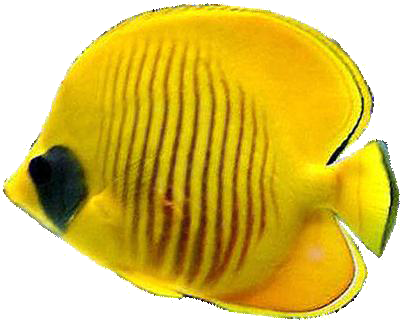
#> input picture sourceCode/DataSet/1/image/003.png, 404 x 324 px, found by its file name
$ python getSKTcentroid.py
#> lines starting #> are read from the running program, lines starting #| are printed output that depends on the picture; after the words box and inside, x2 and y2 are one past the last pixel; in counts of white or black regions, pixels touching at a corner belong together
# env : conda activate wearMask

from cmath import sqrt
import cv2
import numpy as np
import math
import time
import sys
from skimage.morphology import skeletonize
from shapely.geometry import LineString, Point, LinearRing, Polygon

image = cv2.imread('003.png', cv2.IMREAD_UNCHANGED)
#> image is the input picture: shape (324, 404, 4); mean B, G, R, A 88, 191.8, 216.3, 173.1
image = cv2.copyMakeBorder(image, 2, 2, 2, 2, cv2.BORDER_CONSTANT, value=[255,255,255, 0])
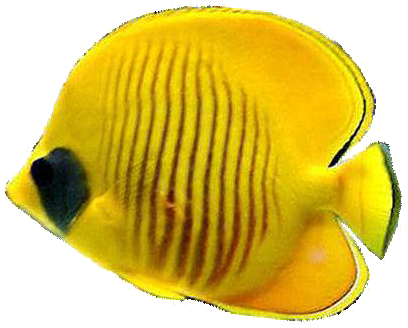
#> image: shape (328, 408, 4); mean B, G, R, A 91.6, 193.2, 217.1, 169.3
image = cv2.resize(image, (500, 500))
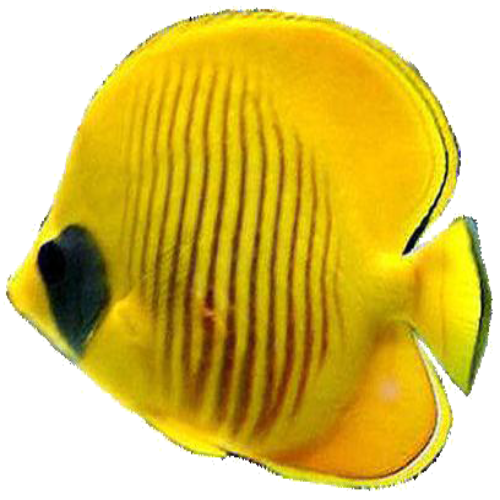
#> image: shape (500, 500, 4); mean B, G, R, A 91.6, 193.1, 217.1, 169.3

# binarize
row, col, dim = image.shape
#> row = 500; col = 500; dim = 4
for i in range(row):
    for j in range(col):
        if image[i,j,3] == 0:
            image[i,j] = 0
        else:
            image[i,j] = 255
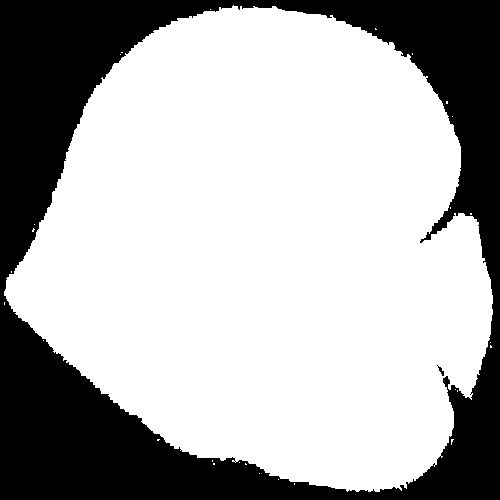
#> image: shape (500, 500, 4); mean B, G, R, A 175.4, 175.4, 175.4, 175.4

binary_image = cv2.cvtColor(image, cv2.COLOR_BGRA2GRAY)
#> binary_image: shape (500, 500); 68.8% white; 2 black regions
cv2.imshow("bi_image", binary_image)
cv2.waitKey(0)

boundarys, _ = cv2.findContours(binary_image, cv2.RETR_CCOMP, cv2.CHAIN_APPROX_NONE)
#> boundarys = 32 contours, 30 with area under 20; largest, box (x1, y1, x2, y2) and area: (4, 5, 493, 492) 171006, (437, 365, 445, 377) 38
# [11 lines of commented-out code are left out]

boundary = boundarys[0]
#> boundary = [[294, 483], [294, 484]]
boundary = np.array(boundary)

boundary_coords = [(p[0][0], p[0][1]) for p in boundary]
#> boundary_coords = [(294, 483), (294, 484)]
boundary_coords.append(boundary_coords[0])

boundary_line = LinearRing(boundary_coords)


skeleton = skeletonize(binary_image)
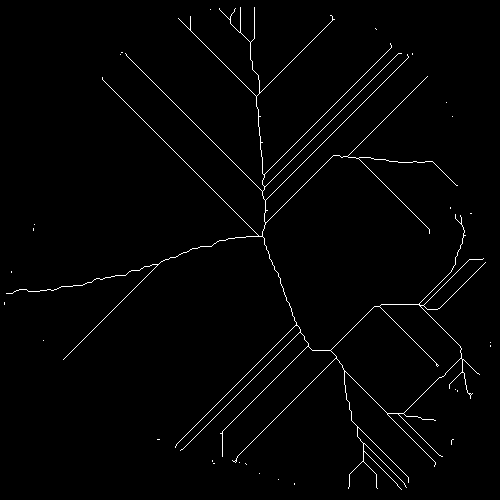
#> skeleton: shape (500, 500) bool; 1.4% white in thin lines or dots
# get coordinate of skeleton
skeleton_coords = []
for i in range(skeleton.shape[0]):
    for j in range(skeleton.shape[1]):
        if skeleton[i, j]:
            skeleton_coords.append((j, i))
            cv2.circle(binary_image, (j, i), 2, (0, 0, 0), -1)
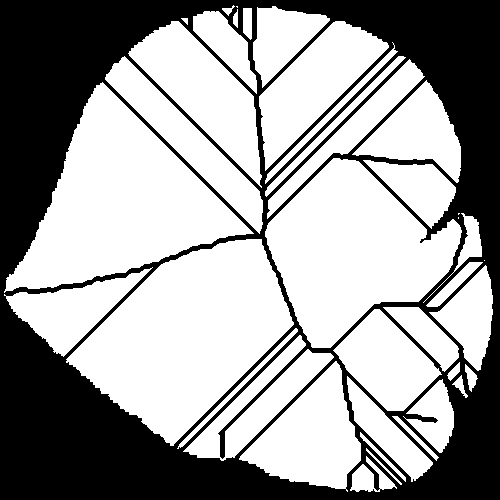
#> binary_image: shape (500, 500); 61.8% white; 1 black region, box (x1, y1, x2, y2) and area: (0, 0, 500, 500) 95377
#> after the loop, skeleton_coords = 3604 pairs, first value 4 to 490, second value 7 to 489

cv2.imshow("skt", binary_image)
cv2.waitKey(0)

maxLen = 0
maxPos = skeleton_coords[0]
#> maxPos = (240, 7)
dic = {}
for pt_coord in skeleton_coords:
    # distance to polygon.
    distances = [abs(cv2.pointPolygonTest(boundary_p, pt_coord, True)) for boundary_p in boundary]

    dist_index = np.argsort(distances)

    one = dist_index[0]
    two = 0
    p_one = boundary_coords[one]
    p_two = p_one
    thres = distances[one]
    # find the second point. If didn't do it, the one two points will too close
    for id in dist_index:
        p = boundary_coords[id]
        if ((p_one[0] - p[0])**2 + (p_one[1] - p[1])**2)**0.5 > thres:
            p_two = p
            two = id
            break

    length = 0
    if one < two:
        d1 = two - one
        d2 = one + len(boundary_coords) - two
        length = min(d1, d2)
    else:
        d1 = one - two
        d2 = two + len(boundary_coords) - one
        length = min(d1, d2)

    dic[pt_coord] = length

    # save the max-scared point
    if length > maxLen:
        maxLen = length
        maxPos = pt_coord
#> this loop made 3604 passes
#> (pt_coord, distances, thres) on passes 1 to 12: ((240, 7), [479.1, 480], 479.1), ((254, 7), [477.7, 478.7], 477.7), ((219, 8), [480.9, 481.9], 480.9), ((235, 8), [478.7, 479.6], 478.7), ((240, 8), [478.1, 479.1], 478.1), ((254, 8), [476.7, 477.7], 476.7), ((210, 9), [481.4, 482.4], 481.4), ((219, 9), [479.9, 480.9], 479.9), ((234, 9), [477.8, 478.8], 477.8), ((240, 9), [477.1, 478.1], 477.1), ((254, 9), [475.7, 476.7], 475.7), ((220, 10), [478.8, 479.7], 478.8)
#> thres on passes 61 to 65: 467.1, 465.7, 465.6, 465.6, 465.7


poly = Polygon(boundary_coords)
centroid = poly.centroid


print("Pos : ", maxPos)
#| Pos :  (294, 483)

cv2.circle(image, (int(centroid.x), int(centroid.y)), 2, (0, 0, 255), -1)
#> image: shape (500, 500, 4); 0.01% of pixels changed, all inside (x1, y1, x2, y2) = (292, 481, 297, 486)
cv2.circle(image, maxPos, 2, (0, 255, 0), -1)
#> image: shape (500, 500, 4); mean B, G, R, A 175.4, 175.4, 175.4, 175.4
cv2.imshow("img", image)
cv2.waitKey(0)

output_file_path = './skeleton.txt'
with open(output_file_path, 'w') as f:
    for pt_coord in skeleton_coords:
         f.write(str(pt_coord[0]) + ' ' + str(pt_coord[1]) + ' ' + str(dic[pt_coord]) + '\n')
#> this loop made 3604 passes
#> pt_coord on passes 1 to 3: (240, 7), (254, 7), (219, 8)

$ run again, with sourceCode/DataSet/1/image/001.png copied over sourceCode/DataSet/1/image/003.png
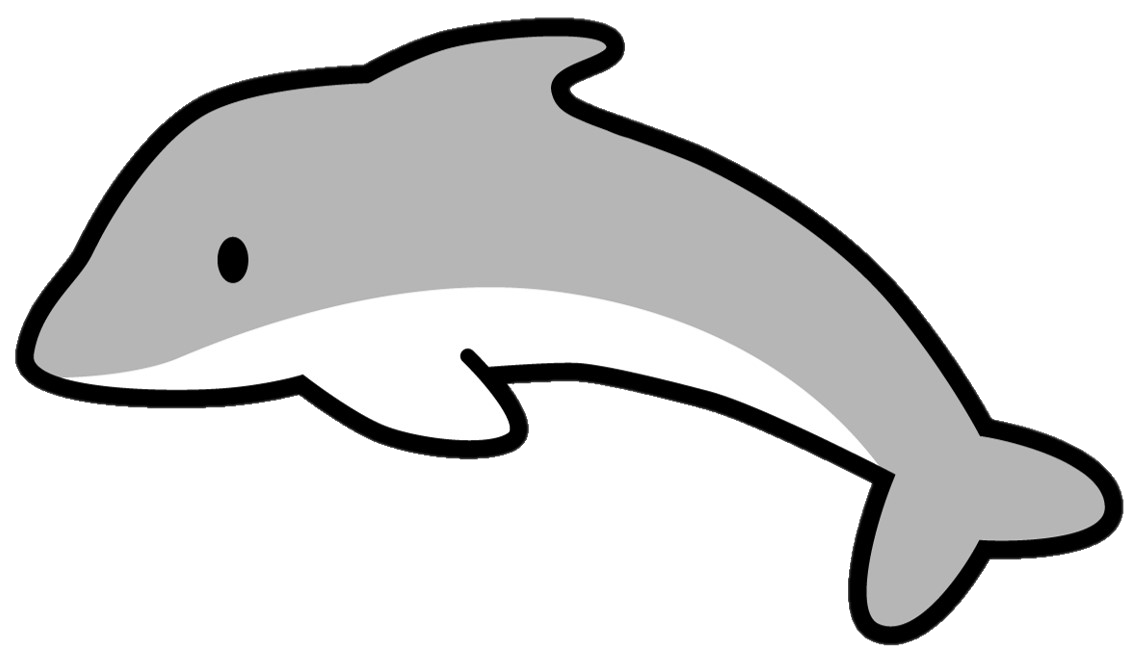
#> input picture sourceCode/DataSet/1/image/001.png, 1135 x 656 px, found by its file name
#> image is the input picture: shape (656, 1135, 4); mean B, G, R, A 216.3, 216.3, 216.3, 105.2
#> boundarys = 1 contour; box (x1, y1, x2, y2) and area: (7, 14, 495, 491) 102658
#> boundary = contour of 1528 points, box (x1, y1, x2, y2) (7, 14, 495, 491), area 102658
#> boundary_coords = 1528 pairs, first value 7 to 494, second value 14 to 490
#> `skeleton = skeletonize(binary_image)`:
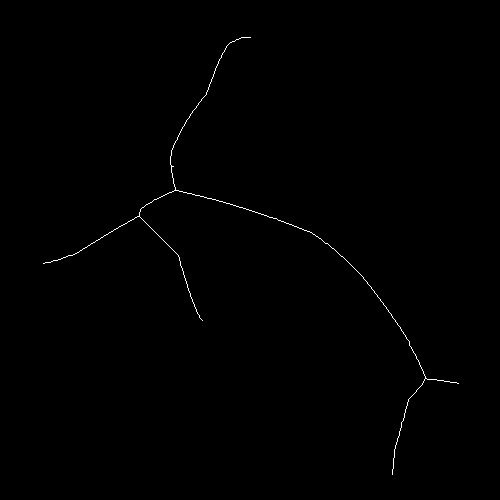
#> skeleton: shape (500, 500) bool; 0.33% white in thin lines or dots, all inside (x1, y1, x2, y2) = (43, 37, 459, 475)
#> after the loop `for i in range(skeleton.shape[0]):`:
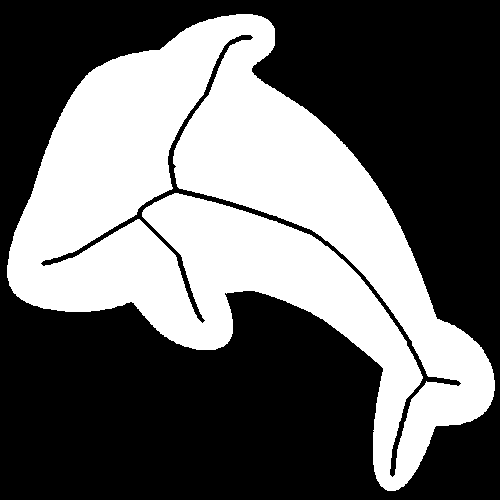
#> binary_image: shape (500, 500); 39.7% white; 1 white region, box (x1, y1, x2, y2) and area: (7, 14, 495, 491) 99276
#> after the loop `for i in range(skeleton.shape[0]):`: skeleton_coords = 831 pairs, first value 43 to 458, second value 37 to 474
#> `maxPos = skeleton_coords[0]`: maxPos = (241, 37)
#> the loop `for pt_coord in skeleton_coords:` made 831 passes
#> (one, thres, length, d1, d2, maxLen) on passes 1, 2, 11, 17, 20, 22, 24, 27: (1, 22.8, 24, 1505, 24, 24), (1522, 23, 72, 72, 1457, 72), (1, 23.35, 80, 1449, 80, 80), (8, 25.32, 91, 1438, 91, 91), (8, 26.08, 92, 1437, 92, 92), (8, 27.02, 93, 1436, 93, 93), (16, 28.86, 101, 1428, 101, 101), (20, 31.32, 105, 1424, 105, 105)
#| Pos :  (210, 198)
#> the loop `for pt_coord in skeleton_coords:` made 831 passes
#> pt_coord on passes 1 to 3: (241, 37), (242, 37), (243, 37)
